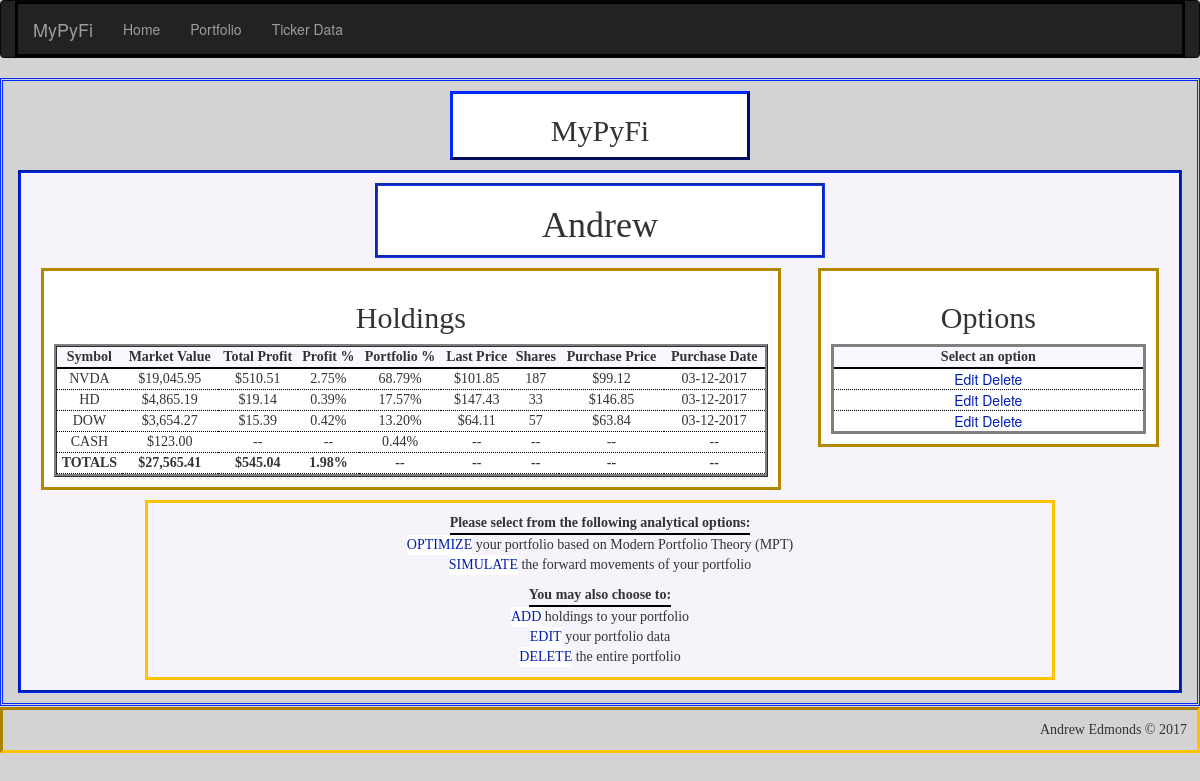
The app's page /portfolio/Andrew, older data.
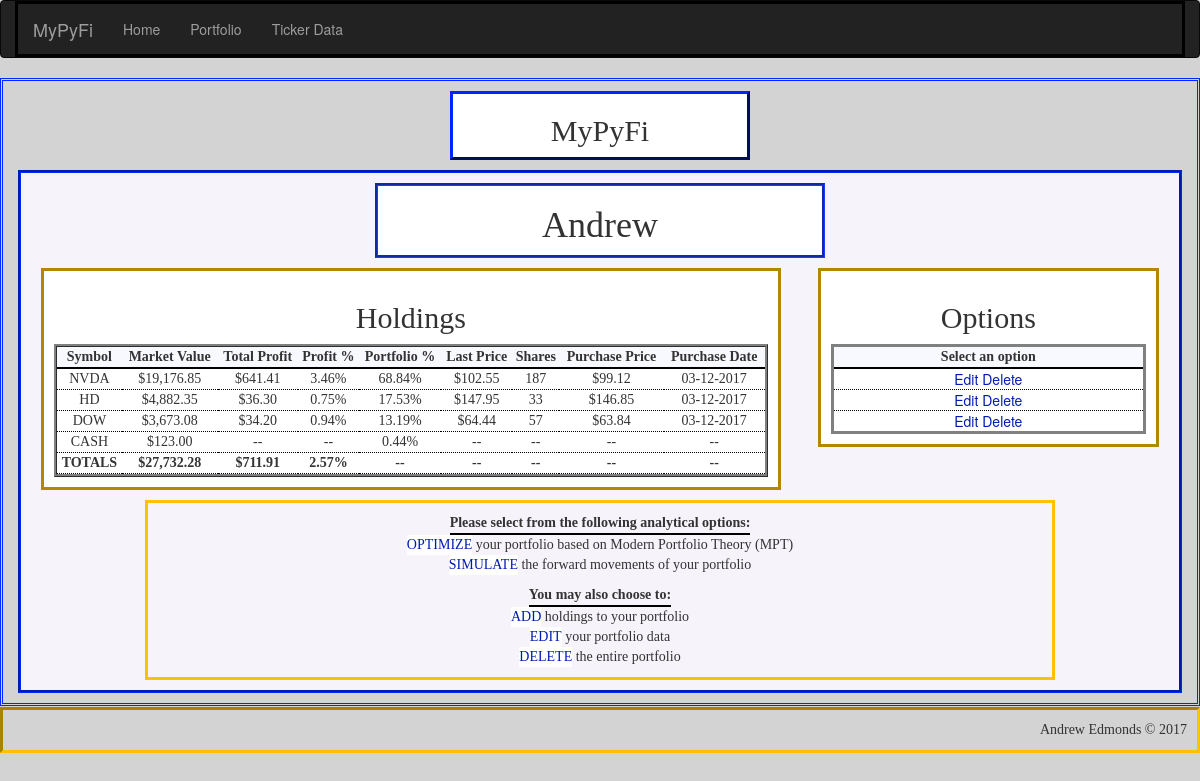
The same page, newer data.
### app/models.py (models this page shows, shortened)
class Portfolio(db.Model):
    __tablename__ = 'portfolios'
    id = db.Column(db.Integer, primary_key=True, autoincrement=True)
    name = db.Column(db.String(25), unique=True)    # name of portfolio
    cash = db.Column(db.Float)                      # cash holdings within portfolio
    market_value = db.Column(db.Float)              # market value of all holdings + cash
    total_profit = db.Column(db.Float)              # total profits of all holdings
    invested = db.Column(db.Float)                  # total amount invested into holdings - excludes cash holding
    profit_percent = db.Column(db.Float)            # percent return on current amount invested - excludes cash holding
    num_holdings = db.Column(db.Integer)            # total number of holdings in portfolio - excludes cash holding
    holdings = db.relationship('Holding', backref='portfolio', lazy='dynamic')

class Holding(db.Model):
    __tablename__ = 'holdings'
    id = db.Column(db.Integer, primary_key=True, autoincrement=True)
    symbol = db.Column(db.String(6))            # stock symbol
    shares = db.Column(db.Integer)              # number of shares held
    market_value = db.Column(db.Float)          # market value of holding
    purch_date = db.Column(db.Date)             # date holding was purchased
    purch_price = db.Column(db.Float)           # share price on purchase date
    last_price = db.Column(db.Float)            # most recent price from pandas_dataframe module
    total_profit = db.Column(db.Float)          # total profits of holding ($)
    profit_percent = db.Column(db.Float)        # percent profit based on initial amount invested
    portfolio_percent = db.Column(db.Float)     # percent holding makes up of overall portfolio
    last_updated = db.Column(db.String)         # date holding's last_price attribute was updated
    portfolio_id = db.Column(db.Integer, db.ForeignKey('portfolios.id'))

### app/main/views.py (the view)
@main.route('/portfolio/<name>', methods=['GET', 'POST'])
def portfolio(name):
    portfolio = Portfolio.query.filter_by(name=name).first()
    if portfolio is None:
        abort(404)
    else:
        session['portfolio'] = str(portfolio.name)
    holding_data = portfolio.holdings.order_by(Holding.portfolio_percent.desc()).all()
    return render_template('portfolio/portfolio.html', name=name, holding_data=holding_data, cash=portfolio.cash)

### app/templates/portfolio/portfolio.html (shortened to what this page needs)
{% extends "base-detailed.html" %}
{% import "bootstrap/wtf.html" as wtf %}
{% block page_title %}
<h2>
    <center>MyPyFi</center>
</h2>
{% endblock %}
{% block main_title %}
<h1>{{ name }}</h1>
{% endblock %}
{% block main_focus %}
{% if not holding_data|count > 0 %}
<h1>
    <center>No Holdings Found!</center>
</h1>
<p>
<center>There are no holdings saved in the portfolio {{ name }}</center></p>
{% else %}
<h2>
    <center>Holdings</center>
</h2>
<table style="width:100%" id="portfolio_table">
    <tr>
        <th>
            <center>Symbol</center>
        </th>
        <th>
            <center>Market Value</center>
        </th>
        <th>
            <center>Total Profit</center>
        </th>
        <th>
            <center>Profit %</center>
        </th>
        <th>
            <center>Portfolio %</center>
        </th>
        <th>
            <center>Last Price</center>
        </th>
        <th>
            <center>Shares</center>
        </th>
        <th>
            <center>Purchase Price</center>
        </th>
        <th>
            <center>Purchase Date</center>
        </th>
    </tr>
    {% for holding in holding_data %}
    <tr>
        <td>
            <center>{{ holding["symbol"] | upper }}</center>
        </td>
        <td>
            <center>{{ "${:,.2f}".format(holding["last_price"]*holding["shares"]) }}</center>
        </td>
        <td>
            <center>{{ "${:,.2f}".format(holding["total_profit"]) }}</center>
        </td>
        <td>
            <center>{{ "{0:.2f}%".format(holding["profit_percent"]*100) }}</center>
        </td>
        <td>
            <center>{{ "{0:.2f}%".format(holding["portfolio_percent"]*100) }}</center>
        </td>
        <td>
            <center>{{ "${:,.2f}".format(holding["last_price"]) }}</center>
        </td>
        <td>
            <center>{{ holding["shares"] }}</center>
        </td>
        <td>
            <center>{{ "${:,.2f}".format(holding["purch_price"]) }}</center>
        </td>
        <td>
            <center>{{ "{:%m-%d-%Y}".format(holding["purch_date"]) }}</center>
        </td>
    </tr>
    {% endfor %}
    <tr id="cash_row">
        <td>
            <center>CASH</center>
        </td>
        <td>
            <center>{{ "${:,.2f}".format(cash) }}</center>
        </td>
        <td>
            <center>--</center>
        </td>
        <td>
            <center>--
            </center>
        </td>
        <td>
            <center>{{
                "{0:.2f}%".format(100*cash/(holding_data|sum(attribute="market_value")+cash))
                }}
            </center>
        </td>
        <td>
            <center>--
            </center>
        </td>
        <td>
            <center>--
            </center>
        </td>
        <td>
            <center>--
            </center>
        </td>
        <td>
            <center>--
            </center>
        </td>
    </tr>
    <tr id="focus_total_row">
        <td>
            <center>TOTALS</center>
        </td>
        <td>
            <center>{{ "${:,.2f}".format(holding_data|sum(attribute="market_value")) }}</center>
        </td>
        <td>
            <center>{{ "${:,.2f}".format(holding_data|sum(attribute="total_profit")) }}</center>
        </td>
        <td>
            <center>{{
                "{0:.2f}%".format(100*holding_data|sum(attribute="total_profit")/holding_data|sum(attribute="market_value"))
                }}
            </center>
        </td>
        <td>
            <center>--
            </center>
        </td>
        <td>
            <center>--
            </center>
        </td>
        <td>
            <center>--
            </center>
        </td>
        <td>
            <center>--
            </center>
        </td>
        <td>
            <center>--
            </center>
        </td>
    </tr>
</table>
{% endif %}
{% endblock %}
{% block main_options %}
{% if not holding_data|count > 0 %}
<h1>
    <center>No Holdings Found!</center>
</h1>
<p>
<center>There are no holdings saved in the portfolio {{ name }}</center></p>
{% else %}
<h2>
    <center>Options</center>
</h2>
<table style="width:100%" id="options_table">
    <tr>
        <th>
            <center>Select an option</center>
        </th>
    </tr>
    {% for holding in holding_data %}
    <tr>
        <td>
            <a class="button"
               href="{{ url_for('main.holding_edit', name=name, symbol=holding['symbol'], holding_id = holding['id'])}}">Edit</a>
            <a class="button"
               href="{{ url_for('main.holding_delete_ask', name=name, symbol=holding['symbol'], holding_id = holding['id'])}}">Delete</a>
        </td>
    </tr>
    {% endfor %}
</table>
{% endif %}
{% endblock %}
{% block verbage %}
<table style="width:100%" id="verbage_action_table">
    <tr>
        <th>
            <center>Please select from the following analytical options:</center>
        </th>
    </tr>
    <tr>
        <td>
            <a class="button" href="{{ url_for('main.portfolio_optimal_ask', name=name) }}">OPTIMIZE</a>
            your portfolio based on Modern Portfolio Theory (MPT)
        </td>
    </tr>
    <tr>
        <td>
            <a class="button" href="{{ url_for('main.portfolio_simulate_ask', name=name) }}">SIMULATE</a>
            the forward movements of your portfolio
        </td>
    </tr>
</table>
<table style="width:100%" id="verbage_edit_table">
    <tr>
        <th>
            <center>You may also choose to:</center>
        </th>
    </tr>
    <tr>
        <td>
            <a class="button" href="{{ url_for('main.holding_add', name=name) }}">ADD</a>
            holdings to your portfolio
        </td>
    </tr>
    <tr>
        <td>
            <a class="button" href="{{ url_for('main.portfolio_edit', name=name) }}">EDIT</a>
            your portfolio data
        </td>
    </tr>
    <tr>
        <td>
            <a class="button" href="{{ url_for('main.portfolio_delete_ask', name=name) }}">DELETE</a> the entire
            portfolio
        </td>
    </tr>
</table>
{% endblock %}

### app/templates/base-detailed.html (shortened to what this page needs)
{% extends "base.html" %}
{% block head %}
{{ super() }}
<link rel="stylesheet" href="{{ url_for('static',filename='css/style_main.css') }}" type="text/css">
{% endblock %}
{% block main_content %}
<div class="title" id="title">
    {% block page_title %}Page title{% endblock %}
</div>
<div class="container" id="main">
    <div class="title" id="main-title">
        {% block main_title %}Main Title{% endblock %}
    </div>
    <div class="container" id="main-focus">
        {% block main_focus %}Main focus{% endblock %}
    </div>
    <div class="container" id="main-options">
        {% block main_options %}main options{% endblock %}
    </div>
    <div class="container" id="verbage">
        {% block verbage %}verbage{% endblock %}
    </div>
</div>
{% endblock %}

### app/templates/base.html (shortened to what this page needs)
{% extends "bootstrap/base.html" %}
{% block head %}
{{ super() }}
{% endblock %}
{% block navbar %}
<div class="navbar navbar-inverse" role="navigation">
    <div class="container">
        <div class="navbar-header">
            <a class="navbar-brand" href="/">MyPyFi</a>
        </div>
        <div class="navbar-collapse collapse">
            <ul class="nav navbar-nav">
                <li><a href="/">Home</a></li>
                <li><a href="{{ url_for('main.portfolio_main') }}">Portfolio</a></li>
                <li><a href="{{ url_for('main.ticker_data') }}">Ticker Data</a></li>
            </ul>
        </div>
    </div>
</div>
{% endblock %}
{% block content %}
<div class="container" id="complete">
    {% block main_content %}{% endblock %}
</div>
{% block footer %}
<div class="footer" id="footer">
    Andrew Edmonds &copy; 2017
</div>
{% endblock %}
{% endblock %}

### app/static/css/style_main.css (style rules this page uses)
body { background-color: lightgray; }
.title { border-style: ridge; margin-left: auto; margin-right: auto; font-family: "Agency FB"; text-align: center; vertical-align: middle; }
.container { border-style: solid; border-color: black; }
#complete { border-color: #0027FF; border-style: double; margin: auto; padding-top: 10px; padding-bottom: 10px; width: 100%; min-height: 85vh; min-height: 550px; }
#main .container { padding: 10px; }
#title { border-color: #001BB2; border-style: outset; width: 300px; vertical-align: middle; background-color: white; }
#main { background-color: #F7F3FA; border-style: groove; border-color: #0027FF; padding: 10px; margin-top: 10px; margin-left: auto; margin-right: auto; width: 100%; }
#main h2 { font-family: "Palatino Linotype"; }
#main th { font-family: "Bitstream Vera Sans Mono"; border-bottom: 2pt solid black; }
#main-title { border-color: #193CFF; border-style: groove; margin-left: auto; margin-right: auto; width: 450px; height: 75px; background-color: white; }
#main-focus { background-color: white; border-color: #B28800; border-style: solid; margin: 10px; margin-right: auto; width: 65%; float: left; }
#portfolio_table { border-collapse: separate; border-style: ridge; background-color: #F4F1F7; }
#main-focus th { background-color: ghostwhite; }
#main-focus td { font-family: "Felix Titling"; border-bottom: 1pt dotted black; background-color: white; }
#focus_total_row { font-weight: bold; }
#main-options { background-color: white; border-color: #B28800; border-style: solid; margin: 10px; margin-left: 10px; margin-right: 10px; width: 30%; float: right; }
#options_table { text-align: center; border-style: solid; background-color: #F4F1F7; }
#main-options th { background-color: ghostwhite; }
#main-options td { font-family: Verdana, "Helvetica Neue", Arial, Helvetica, Geneva, sans-serif; border-bottom: 1pt dotted black; background-color: white; }
#verbage { border-color: #FFC200; border-style: solid; margin-left: auto; margin-right: auto; padding: 10px; width: 80%; min-height: 100px; clear: both; text-align: center; vertical-align: middle; font-family: "Fira Code"; }
#footer { border-style: inset; border-color: #FFC200; margin-top: 1px; padding: 10px; text-align: right; vertical-align: bottom; font-family: "Trebuchet MS"; clear: both; }
#verbage th { display: inline-block; }
.button { background-color: white; color: #001BB2; border: thin; text-align: center; text-decoration: none; display: inline-block; cursor: pointer; }

Row changes from the older to the newer data that the page shows:
changed Holding "NVDA": holding['last_price']*holding['shares'] "$19,045.95" → "$19,176.85"; total_profit "$510.51" → "$641.41"; holding['profit_percent']*100 "2.75%" → "3.46%"; holding['portfolio_percent']*100 "68.79%" → "68.84%"; last_price "$101.85" → "$102.55"
changed Holding "HD": holding['last_price']*holding['shares'] "$4,865.19" → "$4,882.35"; total_profit "$19.14" → "$36.30"; holding['profit_percent']*100 "0.39%" → "0.75%"; holding['portfolio_percent']*100 "17.57%" → "17.53%"; last_price "$147.43" → "$147.95"
changed Holding "DOW": holding['last_price']*holding['shares'] "$3,654.27" → "$3,673.08"; total_profit "$15.39" → "$34.20"; holding['profit_percent']*100 "0.42%" → "0.94%"; holding['portfolio_percent']*100 "13.20%" → "13.19%"; last_price "$64.11" → "$64.44"
Text that changed along with them:
{{ "${:,.2f}".format(holding_data|sum(attribute="market_value")) }}: "$27,565.41" → "$27,732.28"
{{ "${:,.2f}".format(holding_data|sum(attribute="total_profit")) }}: "$545.04" → "$711.91"
text no longer shown: "1.98%"
text now shown: "2.57%"
